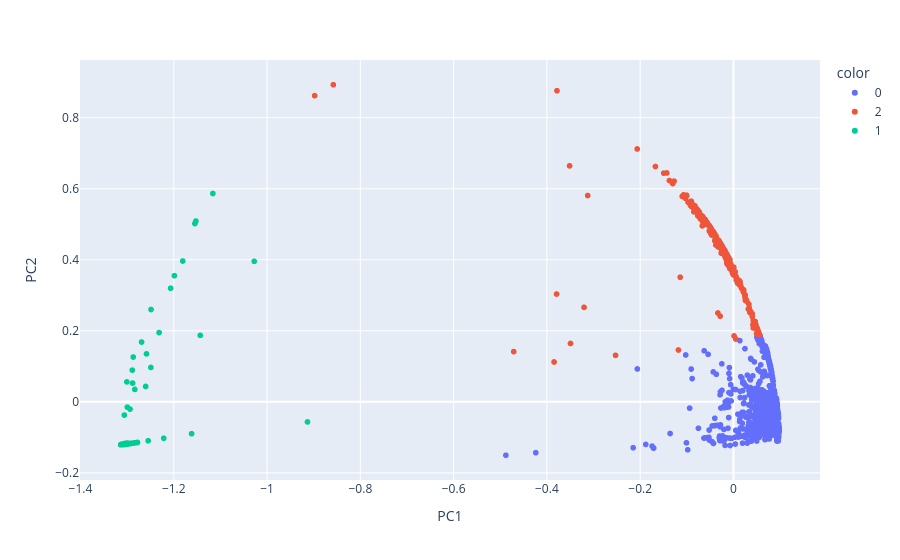

Notebook code for this chart:
### Code cell
# Visualiser les classes
scatter_plot(New_df,kmeans_partition)

### Figure 1 — Plotly figure (JSON) as saved in the notebook; plotly's stock layout.template omitted (floating-point values rounded to 4 significant figures; data arrays with more than 128 entries replaced by an {"elided": "..."} marker saying what was removed)
{"data": [{"hovertemplate": "color=0<br>PC1=%{x}<br>PC2=%{y}<extra></extra>", "legendgroup": "0", "marker": {"color": "#636efa", "symbol": "circle"}, "mode": "markers", "name": "0", "showlegend": true, "type": "scattergl", "x": {"elided": "2697 float values"}, "xaxis": "x", "y": {"elided": "2697 float values"}, "yaxis": "y"}, {"hovertemplate": "color=2<br>PC1=%{x}<br>PC2=%{y}<extra></extra>", "legendgroup": "2", "marker": {"color": "#EF553B", "symbol": "circle"}, "mode": "markers", "name": "2", "showlegend": true, "type": "scattergl", "x": {"elided": "298 float values"}, "xaxis": "x", "y": {"elided": "298 float values"}, "yaxis": "y"}, {"hovertemplate": "color=1<br>PC1=%{x}<br>PC2=%{y}<extra></extra>", "legendgroup": "1", "marker": {"color": "#00cc96", "symbol": "circle"}, "mode": "markers", "name": "1", "showlegend": true, "type": "scattergl", "x": {"elided": "155 float values"}, "xaxis": "x", "y": {"elided": "155 float values"}, "yaxis": "y"}], "layout": {"legend": {"title": {"text": "color"}, "tracegroupgap": 0}, "margin": {"t": 60}, "xaxis": {"anchor": "y", "domain": [0, 1], "title": {"text": "PC1"}}, "yaxis": {"anchor": "x", "domain": [0, 1], "title": {"text": "PC2"}}}}
